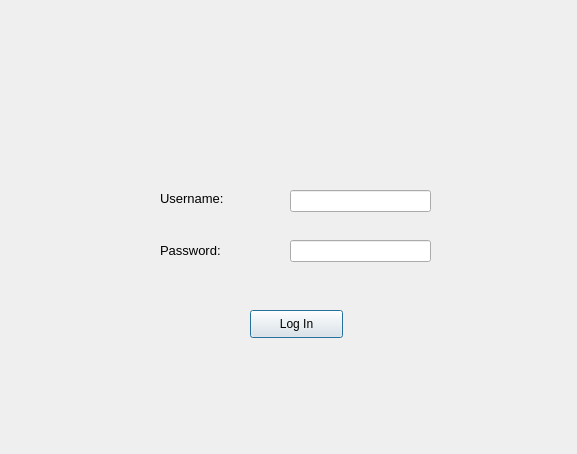
<?xml version="1.0" encoding="UTF-8"?>
<ui version="4.0">
 <class>Dialog</class>
 <widget class="QDialog" name="Dialog">
  <property name="geometry">
   <rect>
    <x>0</x>
    <y>0</y>
    <width>577</width>
    <height>454</height>
   </rect>
  </property>
  <property name="windowTitle">
   <string>Dialog</string>
  </property>
  <property name="autoFillBackground">
   <bool>false</bool>
  </property>
  <widget class="QPushButton" name="pushButton">
   <property name="geometry">
    <rect>
     <x>250</x>
     <y>310</y>
     <width>93</width>
     <height>28</height>
    </rect>
   </property>
   <property name="text">
    <string>Log In</string>
   </property>
  </widget>
  <widget class="QLineEdit" name="lineEdit">
   <property name="geometry">
    <rect>
     <x>290</x>
     <y>190</y>
     <width>141</width>
     <height>22</height>
    </rect>
   </property>
  </widget>
  <widget class="QLineEdit" name="lineEdit_2">
   <property name="geometry">
    <rect>
     <x>290</x>
     <y>240</y>
     <width>141</width>
     <height>22</height>
    </rect>
   </property>
  </widget>
  <widget class="QLabel" name="label">
   <property name="geometry">
    <rect>
     <x>160</x>
     <y>190</y>
     <width>111</width>
     <height>16</height>
    </rect>
   </property>
   <property name="font">
    <font>
     <pointsize>10</pointsize>
    </font>
   </property>
   <property name="text">
    <string>Username:</string>
   </property>
  </widget>
  <widget class="QLabel" name="label_2">
   <property name="geometry">
    <rect>
     <x>160</x>
     <y>240</y>
     <width>111</width>
     <height>20</height>
    </rect>
   </property>
   <property name="font">
    <font>
     <pointsize>10</pointsize>
    </font>
   </property>
   <property name="text">
    <string>Password:</string>
   </property>
  </widget>
  <widget class="QLabel" name="label_3">
   <property name="geometry">
    <rect>
     <x>-50</x>
     <y>-30</y>
     <width>721</width>
     <height>311</height>
    </rect>
   </property>
   <property name="font">
    <font>
     <pointsize>20</pointsize>
     <weight>75</weight>
     <bold>true</bold>
    </font>
   </property>
   <property name="text">
    <string/>
   </property>
   <property name="pixmap">
    <pixmap>adminlogin.png</pixmap>
   </property>
   <property name="scaledContents">
    <bool>true</bool>
   </property>
  </widget>
 </widget>
 <resources/>
 <connections/>
</ui>
